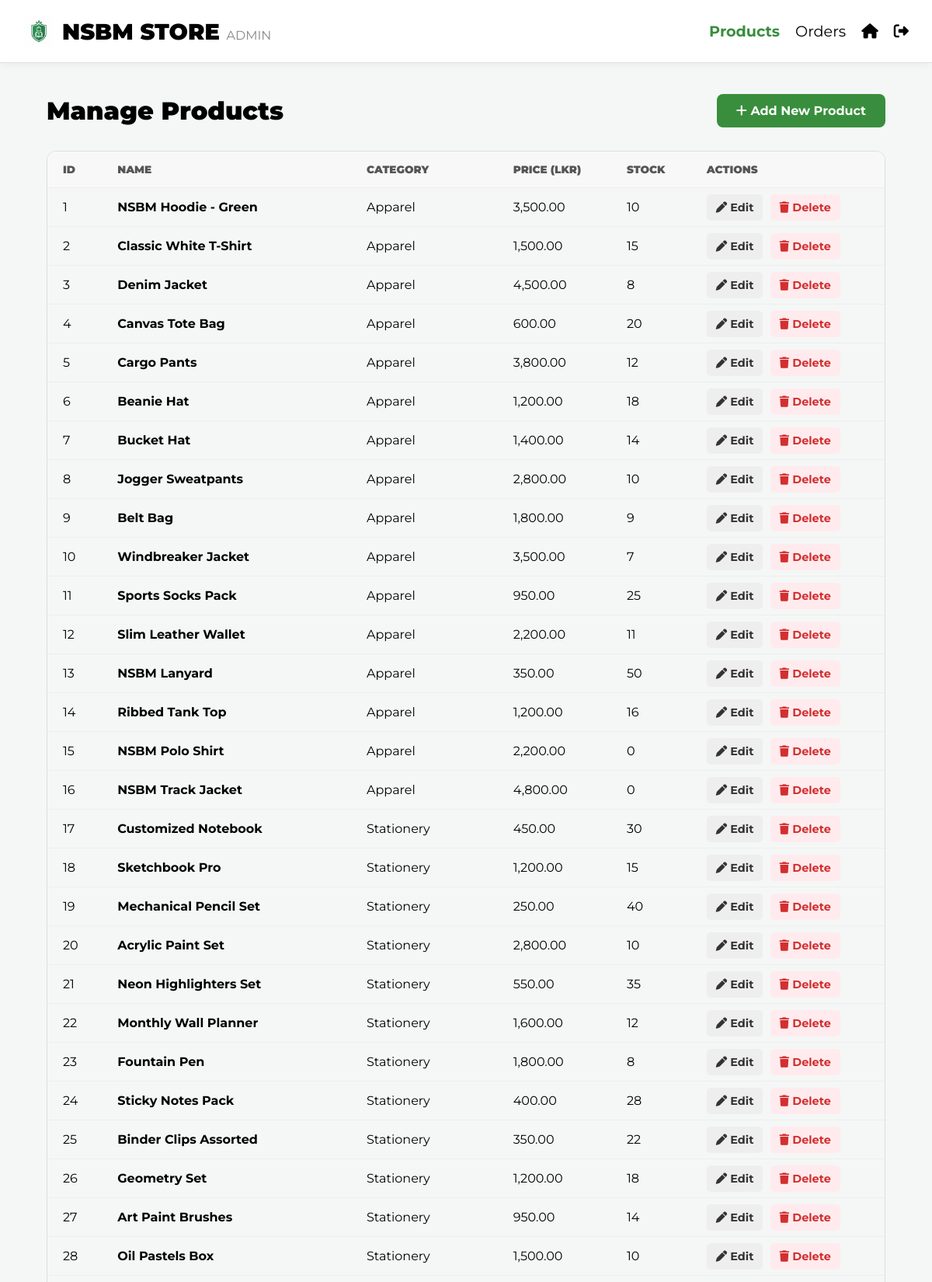
Page /admin/dashboard.php (signed in, upper part) on the committed database.
### tables this page shows
CREATE TABLE `products` (
  `id` int(11) NOT NULL AUTO_INCREMENT,
  `name` varchar(100) NOT NULL,
  `description` text DEFAULT NULL,
  `price` decimal(10,2) NOT NULL,
  `category_id` int(11) DEFAULT NULL,
  `image_path` varchar(500) DEFAULT NULL,
  `gallery_paths` text DEFAULT NULL,
  `status` enum('active','pre_order','out_of_stock') NOT NULL DEFAULT 'active',
  `stock_quantity` int(11) DEFAULT 10,
  `created_at` timestamp NOT NULL DEFAULT current_timestamp(),
  PRIMARY KEY (`id`),
  KEY `category_id` (`category_id`),
  CONSTRAINT `products_ibfk_1` FOREIGN KEY (`category_id`) REFERENCES `categories` (`id`) ON DELETE SET NULL
);

CREATE TABLE `categories` (
  `id` int(11) NOT NULL AUTO_INCREMENT,
  `name` varchar(50) NOT NULL,
  PRIMARY KEY (`id`),
  UNIQUE KEY `name` (`name`)
);

### admin/dashboard.php (the view, shortened to what this page needs)
<?php
require_once '../config/db.php';
$sql = "SELECT p.*, c.name as category_name FROM products p LEFT JOIN categories c ON p.category_id = c.id ORDER BY p.created_at DESC";
$products = $pdo->query($sql)->fetchAll();
?>
<!DOCTYPE html>
<html lang="en">
<head>
    <link rel="stylesheet" href="https://cdnjs.cloudflare.com/ajax/libs/font-awesome/6.4.0/css/all.min.css">
    <link rel="stylesheet" href="../assets/css/style.css">
</head>
<body>
    <header>
        <nav>
            <div class="logo">
                <a href="../index.php" class="logo-link">
                    <img src="../assets/images/favicon.png?v=2" alt="NSBM Store Logo" class="logo-icon" height="40">
                    <span>NSBM STORE <span style="font-weight:400; font-size:1rem; color:#888;">ADMIN</span></span>
                </a>
            </div>
            <ul class="nav-icons">
                <li><a href="dashboard.php" style="color: var(--nsbm-green); font-weight: bold;" title="Products">Products</a></li>
                <li><a href="orders.php" title="Orders">Orders</a></li>
                <li><a href="../index.php" title="View Site"><i class="fa-solid fa-house"></i></a></li>
                <li><a href="logout.php" title="Logout"><i class="fa-solid fa-right-from-bracket"></i></a></li>
            </ul>
        </nav>
    </header>
    <main class="container">
        <div class="dashboard-header">
            <h1>Manage Products</h1>
            <a href="add_product.php" class="btn-add"><i class="fa-solid fa-plus"></i> Add New Product</a>
        </div>
        <table class="admin-table">
            <thead>
                <tr>
                    <th>ID</th>
                    <th>Name</th>
                    <th>Category</th>
                    <th>Price (LKR)</th>
                    <th>Stock</th>
                    <th>Actions</th>
                </tr>
            </thead>
            <tbody>
                <?php foreach ($products as $p): ?>
                <tr>
                    <td><?php echo $p['id']; ?></td>
                    <td style="font-weight:700;"><?php echo htmlspecialchars($p['name']); ?></td>
                    <td><?php echo htmlspecialchars($p['category_name']); ?></td>
                    <td><?php echo number_format($p['price'], 2); ?></td>
                    <td><?php echo isset($p['stock_quantity']) ? $p['stock_quantity'] : 0; ?></td>
                    <td>
                        <a href="edit_product.php?id=<?php echo $p['id']; ?>" class="action-btn"><i class="fa-solid fa-pen"></i> Edit</a>
                        <a href="delete_product.php?id=<?php echo $p['id']; ?>" class="action-btn delete" onclick="return confirm('Are you sure you want to delete this product?')"><i class="fa-solid fa-trash"></i> Delete</a>
                    </td>
                </tr>
                <?php endforeach; ?>
            </tbody>
        </table>
    </main>
</body>
</html>

### assets/css/style.css (style rules this page uses)
:root { --nsbm-green: #388E3C; --nsbm-green-dark: #2E7D32; --text-black: #000000; --text-grey: #666; --bg-white: #ffffff; --bg-light: #f4f7f6; --border-grey: #e0e0e0; --bg-input: #f5f5f5; --bg-track: #eee; --bg-hover: #f0f0f0; --font-main: 'Montserrat', sans-serif; --sidebar-width: 280px; --shadow: 0 4px 15px rgba(0,0,0,0.03); --shadow-drawer: -5px 0 25px rgba(0,0,0,0.15); }
* { box-sizing: border-box; }
body { font-family: var(--font-main); margin: 0; padding: 0; background-color: var(--bg-light); color: var(--text-black); -webkit-font-smoothing: antialiased; }
header { background: var(--bg-white); border-bottom: 1px solid var(--border-grey); padding: 20px 0; position: sticky; top: 0; z-index: 1000; box-shadow: 0 2px 10px rgba(0,0,0,0.05); }
nav { width: 95%; max-width: 1400px; margin: auto; display: flex; justify-content: space-between; align-items: center; }
.logo-link { display: flex; align-items: center; gap: 10px; text-decoration: none; color: var(--text-black) !important; font-size: 1.8rem; font-weight: 900; letter-spacing: normal; }
.logo-icon { height: 40px; width: auto; }
.nav-icons { list-style: none; display: flex; margin: 0; padding: 0; gap: 20px; align-items: center; }
.nav-icons a { color: var(--text-black); font-size: 1.2rem; text-decoration: none; position: relative; }
.action-btn { background: none; border: none; font-size: 1.2rem; color: var(--text-grey); cursor: pointer; transition: 0.2s; padding: 5px; }

### admin/dashboard.php (style rules this page uses)
.container { width: 90%; max-width: 1400px; margin: 40px auto; font-family: 'Montserrat', sans-serif; }
.dashboard-header { display: flex; justify-content: space-between; align-items: center; margin-bottom: 30px; }
.dashboard-header h1 { margin: 0; font-weight: 900; font-size: 2rem; }
.btn-add { background: var(--nsbm-green); color: white; padding: 12px 25px; border-radius: 8px; text-decoration: none; font-weight: 700; transition: 0.3s; }
.admin-table { width: 100%; border-collapse: separate; border-spacing: 0; border: 1px solid #ddd; border-radius: 12px; overflow: hidden; }
.admin-table th, .admin-table td { padding: 15px 20px; text-align: left; border-bottom: 1px solid #eee; }
.admin-table th { background: #f8f8f8; font-weight: 900; text-transform: uppercase; font-size: 0.85rem; color: #555; }
.action-btn { background: #eee; color: #333; padding: 8px 12px; border-radius: 5px; text-decoration: none; font-size: 0.9rem; margin-right: 5px; font-weight: 700; transition: 0.2s; }
.action-btn.delete { color: #d32f2f; background: #ffebee; }

### rows in the picture
products: id "1", name "NSBM Hoodie - Green", category.name "Apparel", price "3,500.00", stock_quantity "10"
products: id "2", name "Classic White T-Shirt", category.name "Apparel", price "1,500.00", stock_quantity "15"
products: id "3", name "Denim Jacket", category.name "Apparel", price "4,500.00", stock_quantity "8"
products: id "4", name "Canvas Tote Bag", category.name "Apparel", price "600.00", stock_quantity "20"
products: id "5", name "Cargo Pants", category.name "Apparel", price "3,800.00", stock_quantity "12"
products: id "6", name "Beanie Hat", category.name "Apparel", price "1,200.00", stock_quantity "18"
products: id "7", name "Bucket Hat", category.name "Apparel", price "1,400.00", stock_quantity "14"
products: id "8", name "Jogger Sweatpants", category.name "Apparel", price "2,800.00", stock_quantity "10"
products: id "9", name "Belt Bag", category.name "Apparel", price "1,800.00", stock_quantity "9"
products: id "10", name "Windbreaker Jacket", category.name "Apparel", price "3,500.00", stock_quantity "7"
products: id "11", name "Sports Socks Pack", category.name "Apparel", price "950.00", stock_quantity "25"
products: id "12", name "Slim Leather Wallet", category.name "Apparel", price "2,200.00", stock_quantity "11"
products: id "13", name "NSBM Lanyard", category.name "Apparel", price "350.00", stock_quantity "50"
products: id "14", name "Ribbed Tank Top", category.name "Apparel", price "1,200.00", stock_quantity "16"
products: id "15", name "NSBM Polo Shirt", category.name "Apparel", price "2,200.00", stock_quantity "0"
products: id "16", name "NSBM Track Jacket", category.name "Apparel", price "4,800.00", stock_quantity "0"
products: id "17", name "Customized Notebook", category.name "Stationery", price "450.00", stock_quantity "30"
products: id "18", name "Sketchbook Pro", category.name "Stationery", price "1,200.00", stock_quantity "15"
products: id "19", name "Mechanical Pencil Set", category.name "Stationery", price "250.00", stock_quantity "40"
products: id "20", name "Acrylic Paint Set", category.name "Stationery", price "2,800.00", stock_quantity "10"
products: id "21", name "Neon Highlighters Set", category.name "Stationery", price "550.00", stock_quantity "35"
products: id "22", name "Monthly Wall Planner", category.name "Stationery", price "1,600.00", stock_quantity "12"
products: id "23", name "Fountain Pen", category.name "Stationery", price "1,800.00", stock_quantity "8"
products: id "24", name "Sticky Notes Pack", category.name "Stationery", price "400.00", stock_quantity "28"
products: id "25", name "Binder Clips Assorted", category.name "Stationery", price "350.00", stock_quantity "22"
products: id "26", name "Geometry Set", category.name "Stationery", price "1,200.00", stock_quantity "18"
products: id "27", name "Art Paint Brushes", category.name "Stationery", price "950.00", stock_quantity "14"
products: id "28", name "Oil Pastels Box", category.name "Stationery", price "1,500.00", stock_quantity "10"
